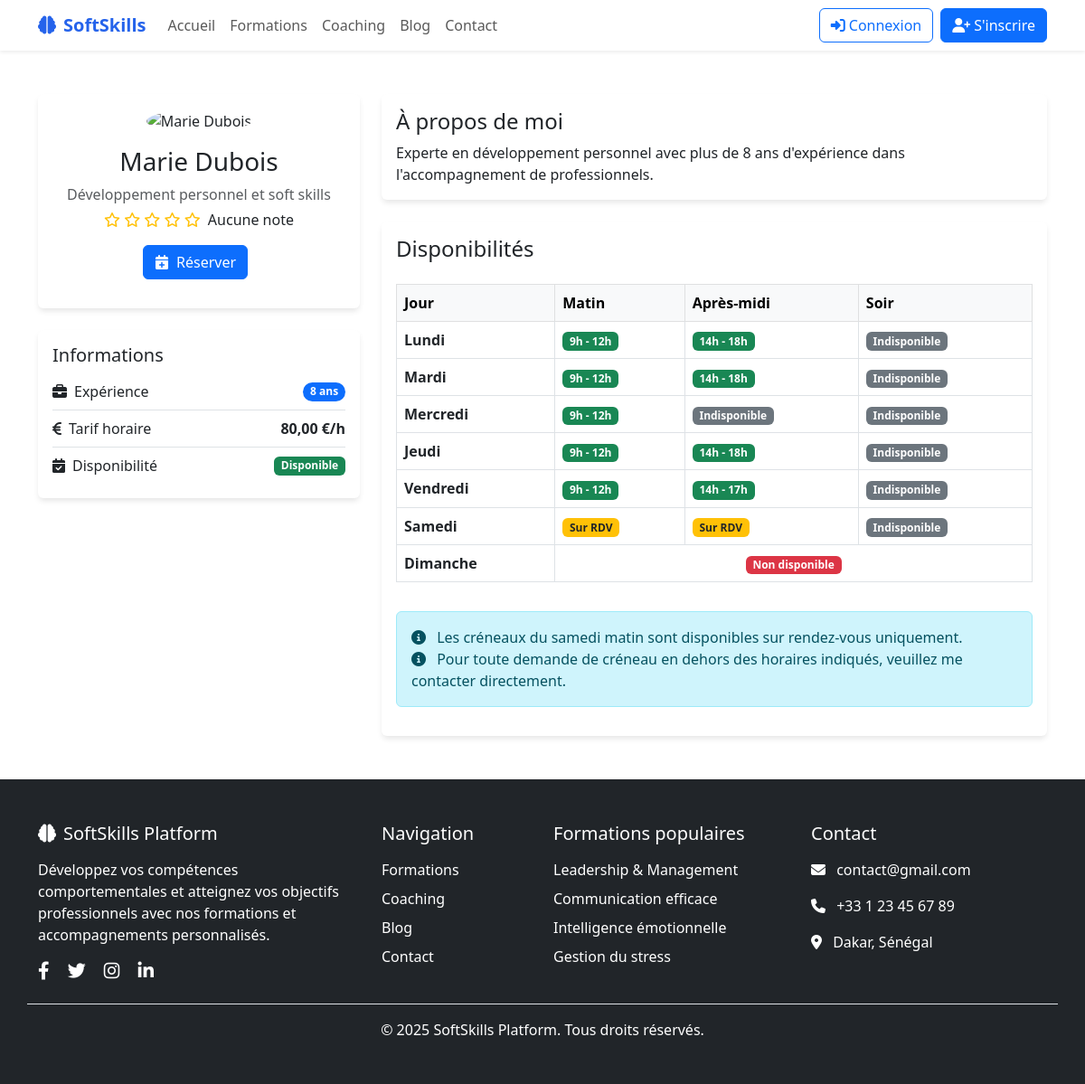
Page /coaching/coach/1/ on the committed database.
### coaching/models.py (models this page shows, shortened)
class Coach(models.Model):
    user = models.OneToOneField(
        'users.CustomUser',
        on_delete=models.CASCADE,
        related_name='coach_profile',
        verbose_name=_('utilisateur')
    )
    specialization = models.CharField(_('spécialisation'), max_length=200)
    experience_years = models.PositiveIntegerField(_('années d\'expérience'))
    bio = models.TextField(_('biographie'))
    hourly_rate = models.DecimalField(
        _('tarif horaire'),
        max_digits=10,
        decimal_places=2
    )
    is_available = models.BooleanField(_('disponible'), default=True)
    rating = models.DecimalField(
        _('note moyenne'),
        max_digits=3,
        decimal_places=2,
        default=0.00
    )
    created_at = models.DateTimeField(_('créé le'), auto_now_add=True)
    updated_at = models.DateTimeField(_('modifié le'), auto_now=True)
    class Meta:
        verbose_name = _('coach')
        verbose_name_plural = _('coachs')

### users/models.py (models this page shows, shortened)
class CustomUser(AbstractUser):
    phone = models.CharField(_('phone number'), max_length=20, blank=True)
    profile_picture = models.ImageField(
        upload_to='profile_pics/',
        null=True,
        blank=True
    )
    bio = models.TextField(_('bio'), max_length=500, blank=True)
    is_subscribed = models.BooleanField(_('abonné'), default=False)
    subscription_end_date = models.DateTimeField(
        _('date de fin d\'abonnement'),
        null=True,
        blank=True
    )
    class Meta:
        db_table = 'users_customuser'
        verbose_name = _('user')
        verbose_name_plural = _('users')

### coaching/views.py (the view)
# urls.py: path('coach/<int:coach_id>/', views.coach_detail, name='coach_detail'),
def coach_detail(request, coach_id):
    coach = get_object_or_404(Coach, id=coach_id)
    return render(request, 'coaching/coach_detail.html', {'coach': coach})

### templates/coaching/coach_detail.html (shortened to what this page needs)
{% extends 'base.html' %}
{% block content %}
<div class="container my-5">
    <div class="row">
        <div class="col-lg-4">
            <div class="card mb-4">
                <div class="card-body text-center">
                    {% if coach.user.profile_picture %}
                    <img src="{{ coach.user.profile_picture.url }}"
                         alt="{{ coach.user.get_full_name }}"
                         class="rounded-circle img-fluid" style="width: 150px;">
                    {% else %}
                    <img src="/static/images/default-avatar.png"
                         alt="{{ coach.user.get_full_name }}"
                         class="rounded-circle img-fluid" style="width: 150px;">
                    {% endif %}
                    <h3 class="mt-3">{{ coach.user.get_full_name }}</h3>
                    <p class="text-muted mb-1">{{ coach.specialization }}</p>
                    <div class="mb-3">
                        {% for _ in "12345" %}
                            {% if forloop.counter <= coach.rating|default:0 %}
                                <i class="fas fa-star text-warning"></i>
                            {% else %}
                                <i class="far fa-star text-warning"></i>
                            {% endif %}
                        {% endfor %}
                        <span class="ms-1">{{ coach.rating|default:"Aucune note" }}</span>
                    </div>
                    <div class="d-flex justify-content-center mb-3">
                        <a href="{% url 'coaching:book_session' coach.id %}" class="btn btn-primary me-2">
                            <i class="fas fa-calendar-plus me-1"></i> Réserver
                        </a>
                    </div>
                </div>
            </div>
            <div class="card mb-4">
                <div class="card-body">
                    <h5 class="card-title">Informations</h5>
                    <ul class="list-group list-group-flush">
                        <li class="list-group-item d-flex justify-content-between align-items-center px-0">
                            <span><i class="fas fa-briefcase me-2"></i>Expérience</span>
                            <span class="badge bg-primary rounded-pill">{{ coach.experience_years }} ans</span>
                        </li>
                        <li class="list-group-item d-flex justify-content-between align-items-center px-0">
                            <span><i class="fas fa-euro-sign me-2"></i>Tarif horaire</span>
                            <span class="fw-bold">{{ coach.hourly_rate }} €/h</span>
                        </li>
                        <li class="list-group-item d-flex justify-content-between align-items-center px-0">
                            <span><i class="fas fa-calendar-check me-2"></i>Disponibilité</span>
                            <span class="badge bg-{{ coach.is_available|yesno:'success,danger' }}">
                                {{ coach.is_available|yesno:"Disponible,Non disponible" }}
                            </span>
                        </li>
                    </ul>
                </div>
            </div>
        </div>
        <div class="col-lg-8">
            <div class="card mb-4">
                <div class="card-body">
                    <h4 class="card-title">À propos de moi</h4>
                    <p class="card-text">{{ coach.bio|linebreaksbr }}</p>
                </div>
            </div>
            <div class="card">
                <div class="card-body">
                    <h4 class="card-title mb-4">Disponibilités</h4>
                    <div class="table-responsive">
                        <table class="table table-bordered">
                            <thead class="table-light">
                                <tr>
                                    <th>Jour</th>
                                    <th>Matin</th>
                                    <th>Après-midi</th>
                                    <th>Soir</th>
                                </tr>
                            </thead>
                            <tbody>
                                <tr>
                                    <td><strong>Lundi</strong></td>
                                    <td><span class="badge bg-success">9h - 12h</span></td>
                                    <td><span class="badge bg-success">14h - 18h</span></td>
                                    <td><span class="badge bg-secondary">Indisponible</span></td>
                                </tr>
                                <tr>
                                    <td><strong>Mardi</strong></td>
                                    <td><span class="badge bg-success">9h - 12h</span></td>
                                    <td><span class="badge bg-success">14h - 18h</span></td>
                                    <td><span class="badge bg-secondary">Indisponible</span></td>
                                </tr>
                                <tr>
                                    <td><strong>Mercredi</strong></td>
                                    <td><span class="badge bg-success">9h - 12h</span></td>
                                    <td><span class="badge bg-secondary">Indisponible</span></td>
                                    <td><span class="badge bg-secondary">Indisponible</span></td>
                                </tr>
                                <tr>
                                    <td><strong>Jeudi</strong></td>
                                    <td><span class="badge bg-success">9h - 12h</span></td>
                                    <td><span class="badge bg-success">14h - 18h</span></td>
                                    <td><span class="badge bg-secondary">Indisponible</span></td>
                                </tr>
                                <tr>
                                    <td><strong>Vendredi</strong></td>
                                    <td><span class="badge bg-success">9h - 12h</span></td>
                                    <td><span class="badge bg-success">14h - 17h</span></td>
                                    <td><span class="badge bg-secondary">Indisponible</span></td>
                                </tr>
                                <tr>
                                    <td><strong>Samedi</strong></td>
                                    <td><span class="badge bg-warning text-dark">Sur RDV</span></td>
                                    <td><span class="badge bg-warning text-dark">Sur RDV</span></td>
                                    <td><span class="badge bg-secondary">Indisponible</span></td>
                                </tr>
                                <tr>
                                    <td><strong>Dimanche</strong></td>
                                    <td colspan="3" class="text-center"><span class="badge bg-danger">Non disponible</span></td>
                                </tr>
                            </tbody>
                        </table>
                    </div>
                    <div class="alert alert-info mt-3">
                        <i class="fas fa-info-circle me-2"></i>
                        Les créneaux du samedi matin sont disponibles sur rendez-vous uniquement.
                        <br>
                        <i class="fas fa-info-circle me-2"></i>
                        Pour toute demande de créneau en dehors des horaires indiqués, veuillez me contacter directement.
                    </div>
                </div>
            </div>
        </div>
    </div>
</div>
{% endblock %}

### templates/base.html (style rules this page uses)
:root { --primary-color: #2563eb; --secondary-color: #10b981; --accent-color: #f59e0b; }
.card { border: none; box-shadow: 0 4px 6px -1px rgba(0, 0, 0, 0.1); transition: transform 0.2s ease-in-out; }

### rows in the picture
Coach: user.get_full_name "Marie Dubois", specialization "Développement personnel et soft skills", rating "Aucune note", experience_years "8", hourly_rate "80,00", is_available "Disponible", bio "Experte en développement personnel avec plus de 8 ans d'expérience dans l'accompagnement de professionnels."
